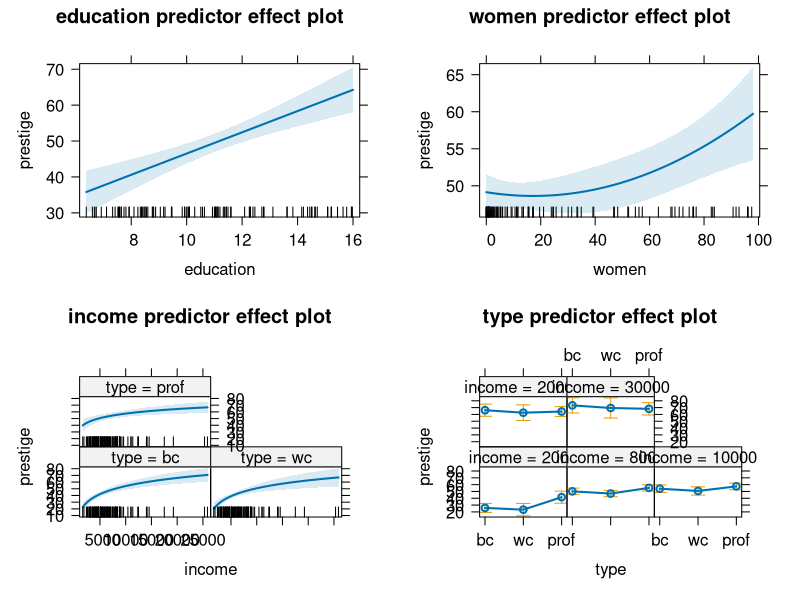

Reproduce this figure in R. (Note: this script raises an error after producing the figure.)
library("car") # also loads the carData package
Prestige$type <- factor(Prestige$type, levels=c("bc", "wc", "prof"))
lm1 <- lm(prestige ~ education + poly(women, 2) +
               + log(income)*type, data=Prestige)

summary(lm1)
library("effects")
e1.lm1 <- predictorEffects(lm1)
plot(e1.lm1)





ForestEdge100m_NestSelect <- clogit(response ~ ForestEdge_100m + 
                                      strata(strata),data = Data_NestSelection)

m1<-predictorEffects(ForestEdge100m_NestSelect)
library("effects")
m1 <- predictorEffect("ForestEdge_100m", ForestEdge100m_NestSelect)
plot(e1.lm1)

summary(ForestEdge100m_NestSelect)
